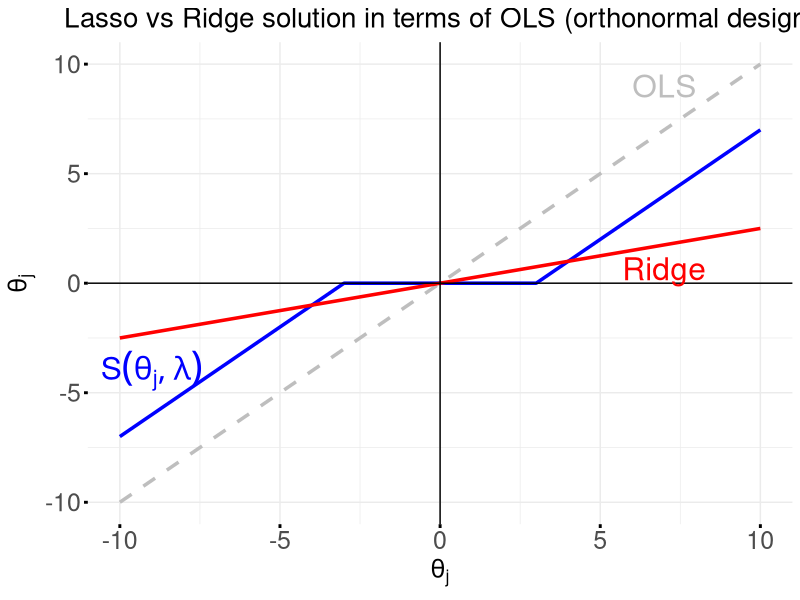

Reproduce this figure in R.
library(ggplot2)

# Define the soft thresholding function
soft_threshold <- function(rho, lamda) {
  if (rho < -lamda) {
    return (rho + lamda)
  } else if (rho > lamda) {
    return (rho - lamda)
  } else {
    return (0)
  }
}

# Lambda value
lamda <- 3

# Generate sequence of rho values (similar to x1 in Python)
x1 <- seq(-10, 10, by = 0.1)

# Apply the soft thresholding function to each value in x1
y_st <- sapply(x1, function(rho) soft_threshold(rho, lamda))

# Compute the ridge estimate for each value in x1
y_ridge <- x1 / (1 + lamda)

# Create a data frame for plotting
data <- data.frame(rho = x1, theta = y_st, OLS = x1, Ridge = y_ridge)

# Plot using ggplot2
p <- ggplot(data, aes(x = rho)) +
  geom_line(aes(y = theta), color = 'blue', linetype = "solid", size=1.2) +
  geom_line(aes(y = OLS), color = 'grey', linetype = "dashed", size=1.2) +
  geom_line(aes(y = Ridge), color = 'red', linetype = "solid", size=1.2) + 
  labs(x = expression(theta[j]), y = expression(theta[j]), title = 'Lasso vs Ridge solution in terms of OLS (orthonormal design)') +
  theme_minimal() +
  theme(
    plot.title = element_text(hjust = 0.5, size = 20),  
    axis.title = element_text(size = 18),              
    axis.text = element_text(size = 18),             
    axis.ticks = element_line(size = 1)
  ) +
  scale_color_manual(values = c('blue', 'grey', 'red')) +
  geom_hline(yintercept = 0, linetype="solid", color = "black") +
  geom_vline(xintercept = 0, linetype="solid", color = "black") +
  guides(color = guide_legend(title = NULL)) +
  theme(legend.position = "bottom") +
  annotate("text", x = -9, y = -4, label = expression(S(theta[j], lambda)), parse = TRUE, size=8, color="blue") +
  annotate("text", x = 7, y = 9, label = "OLS", parse = TRUE, size=8, color ="grey") +
  annotate("text", x = 7, y = 0.5, label = "Ridge", color = "red", parse = TRUE, size=8) # Label for Ridge

# Display the plot
print(p)
